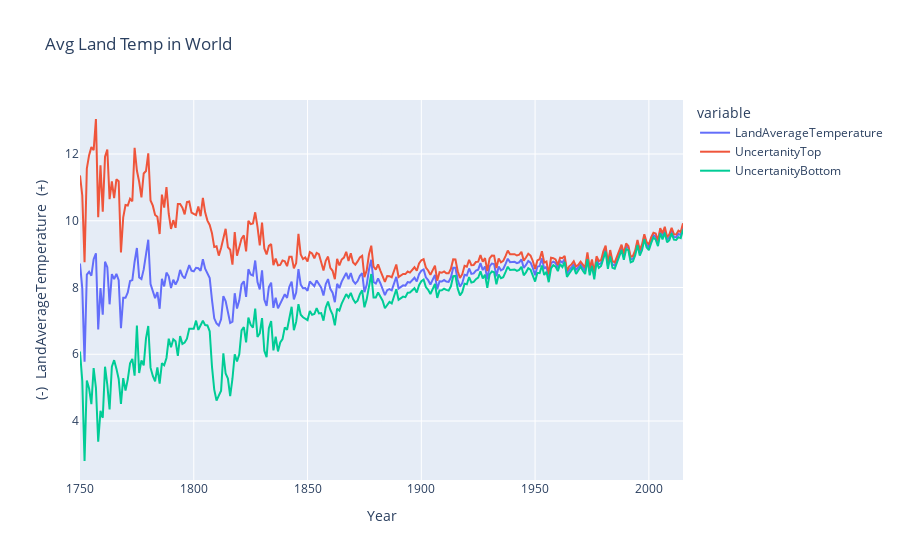

The notebook cell this image was saved under:
### Code cell
fig = px.line(year_land_avg_temp, x='year', y=['LandAverageTemperature', 'UncertanityTop', 'UncertanityBottom'],
        title='Avg Land Temp in World', labels=dict(year='Year', value='(-)  LandAverageTemperature  (+)'))
fig.show()

### Figure 1 — Plotly figure (JSON) as saved in the notebook; plotly's stock layout.template omitted (floating-point values rounded to 4 significant figures; data arrays with more than 128 entries replaced by an {"elided": "..."} marker saying what was removed)
{"data": [{"hovertemplate": "variable=LandAverageTemperature<br>Year=%{x}<br>(-)  LandAverageTemperature  (+)=%{y}<extra></extra>", "legendgroup": "LandAverageTemperature", "line": {"color": "#636efa", "dash": "solid"}, "marker": {"symbol": "circle"}, "mode": "lines", "name": "LandAverageTemperature", "orientation": "v", "showlegend": true, "type": "scatter", "x": {"elided": "266 int values"}, "xaxis": "x", "y": {"elided": "266 float values"}, "yaxis": "y"}, {"hovertemplate": "variable=UncertanityTop<br>Year=%{x}<br>(-)  LandAverageTemperature  (+)=%{y}<extra></extra>", "legendgroup": "UncertanityTop", "line": {"color": "#EF553B", "dash": "solid"}, "marker": {"symbol": "circle"}, "mode": "lines", "name": "UncertanityTop", "orientation": "v", "showlegend": true, "type": "scatter", "x": {"elided": "266 int values"}, "xaxis": "x", "y": {"elided": "266 float values"}, "yaxis": "y"}, {"hovertemplate": "variable=UncertanityBottom<br>Year=%{x}<br>(-)  LandAverageTemperature  (+)=%{y}<extra></extra>", "legendgroup": "UncertanityBottom", "line": {"color": "#00cc96", "dash": "solid"}, "marker": {"symbol": "circle"}, "mode": "lines", "name": "UncertanityBottom", "orientation": "v", "showlegend": true, "type": "scatter", "x": {"elided": "266 int values"}, "xaxis": "x", "y": {"elided": "266 float values"}, "yaxis": "y"}], "layout": {"legend": {"title": {"text": "variable"}, "tracegroupgap": 0}, "title": {"text": "Avg Land Temp in World"}, "xaxis": {"anchor": "y", "domain": [0, 1], "title": {"text": "Year"}}, "yaxis": {"anchor": "x", "domain": [0, 1], "title": {"text": "(-)  LandAverageTemperature  (+)"}}}}
